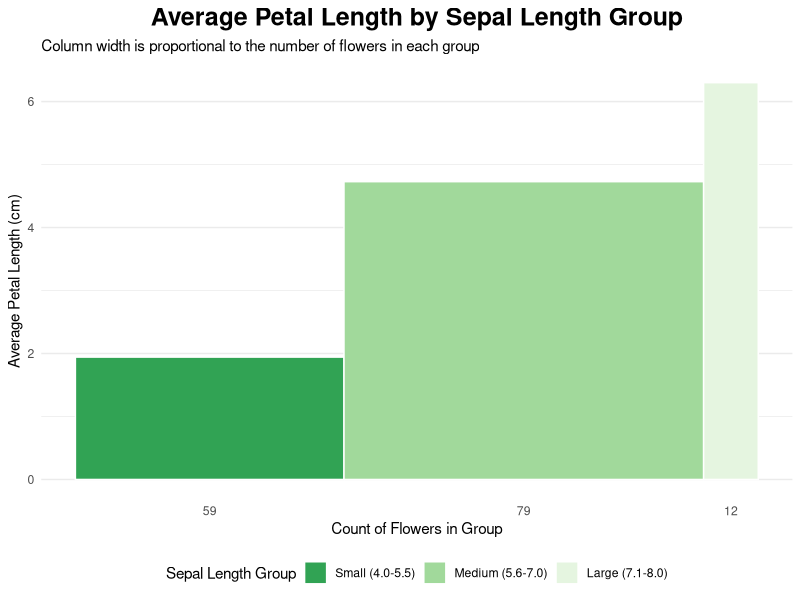
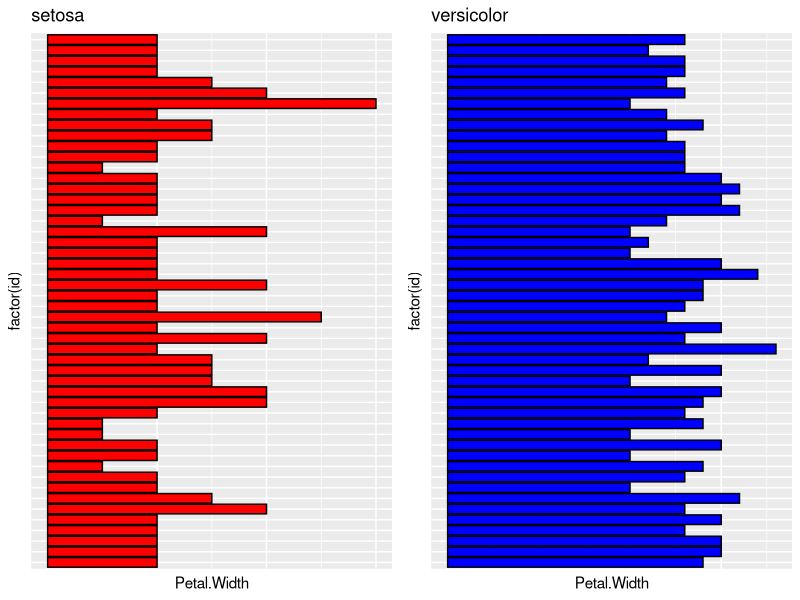

Write the R code that produced these figures, in order.
library(tidyverse)
library(ggplot2)
data(iris)

#1

plot_data <- iris %>%
  mutate(
   sepal_length_group = cut(
      Sepal.Length,
      breaks = c(4, 5.5, 7.0, 8.0),
      labels = c("Small (4.0-5.5)", "Medium (5.6-7.0)", "Large (7.1-8.0)"),
      include.lowest = TRUE
    )
  ) %>%
  group_by(sepal_length_group) %>%
  summarise(
    count = n(), 
    avg_petal_length = mean(Petal.Length) 
  ) %>%
  mutate(
    xmax = cumsum(count),
    xmin = xmax - count,
    x_label_pos = (xmin + xmax) / 2
  )

ggplot(plot_data, aes(ymin = 0)) +
  geom_rect(
    aes(
      xmin = xmin,
      xmax = xmax,
      ymax = avg_petal_length,
      fill = sepal_length_group
    ),
    color = "white" 
  ) +
  scale_x_continuous(
    breaks = plot_data$x_label_pos, 
    labels = plot_data$count 
  ) +
  scale_fill_brewer(palette = "viridis", direction = -1) +
  labs(
    title = "Average Petal Length by Sepal Length Group",
    subtitle = "Column width is proportional to the number of flowers in each group",
    x = "Count of Flowers in Group",
    y = "Average Petal Length (cm)",
    fill = "Sepal Length Group"
  ) +
  # Apply a clean theme
  theme_minimal() +
  theme(
    plot.title = element_text(hjust = 0.5, face = "bold", size = 18),
    legend.position = "bottom",
    panel.grid.major.x = element_blank(), # Remove vertical grid lines
    panel.grid.minor.x = element_blank()
  )

library('gridExtra')
'2. I dont know what to put inside the grids so i just skipped it'





'3. Extract setona and versicolor from species.
Then create df_2 and df_3. Draw a bar plot using petal.width: p1 p2.
Finally, use gridExtra to combine the plots.'

df_2 <- subset(iris, Species %in% "setosa")
df_3 <- subset(iris, Species %in% "versicolor")
df_2$id <- 1:nrow(df_2)
df_3$id <- 1:nrow(df_3)



p1 = ggplot(df_2, aes(x = factor(id), y = Petal.Width)) + 
  geom_bar(stat = "identity", fill = 'red', color = "black") +
  coord_flip() +
  labs(title = "setosa") +
  theme(
    axis.text.y = element_blank(),  
    axis.ticks.y = element_blank(), 
    axis.text.x = element_blank(),  
    axis.ticks.x = element_blank()  #this was by GPT
  )
  

p2 = ggplot(df_3, aes(x = factor(id), y = Petal.Width)) + 
  geom_bar(stat = "identity", fill = "blue", color = "black") +
  coord_flip() +
  labs(title = "versicolor")+
  theme(
    axis.text.y = element_blank(),  
    axis.ticks.y = element_blank(), 
    axis.text.x = element_blank(),  
    axis.ticks.x = element_blank()  #this was by GPT
  )
  


gridExtra::grid.arrange(p1, p2, ncol = 2)